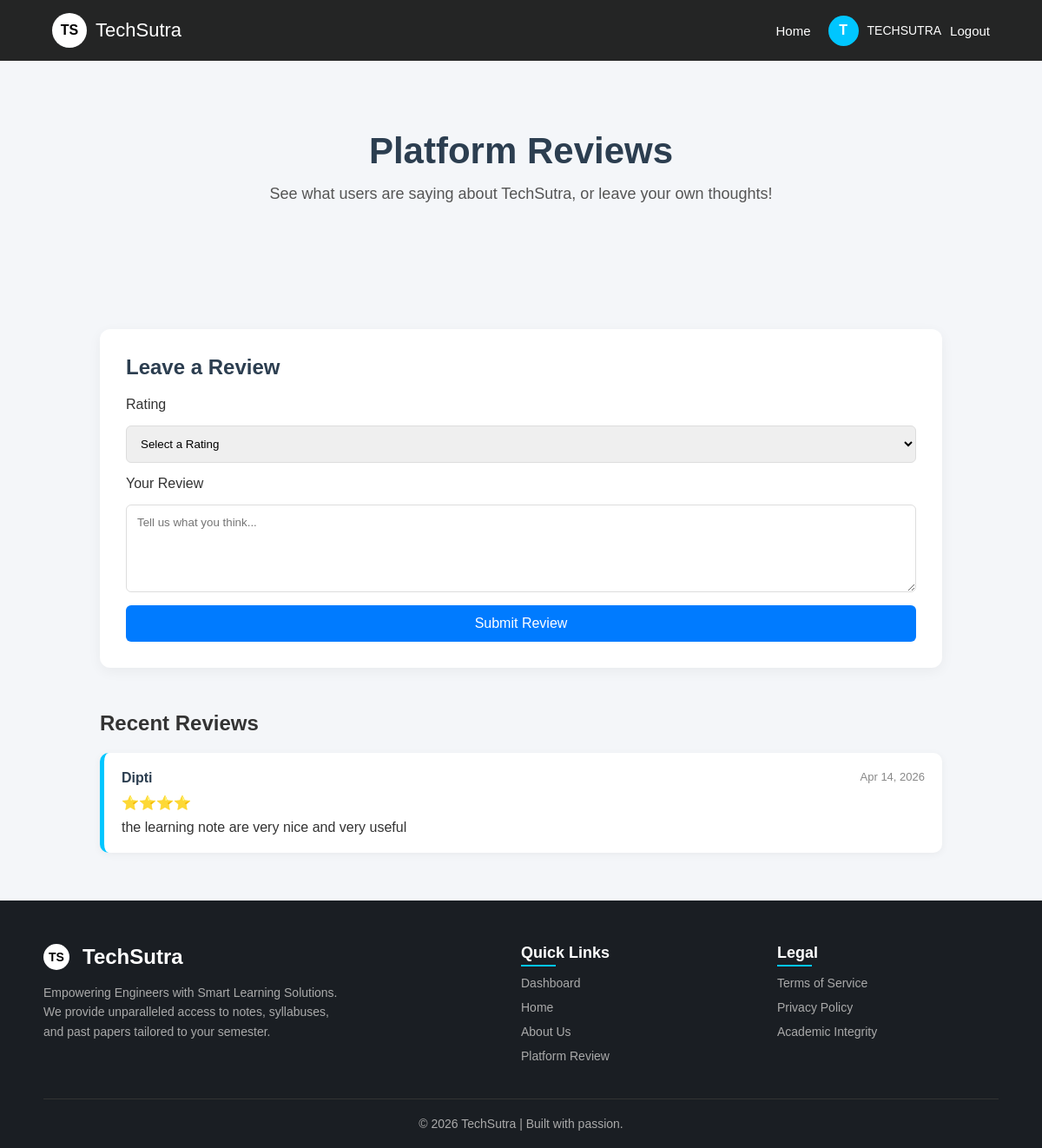
The page /reviews/ (signed in) on the database its author committed.
### TechSutraapp/models.py (models this page shows, shortened)
class PlatformReview(models.Model):
    user = models.ForeignKey(User, on_delete=models.CASCADE)
    rating = models.IntegerField(choices=[(1, '1'), (2, '2'), (3, '3'), (4, '4'), (5, '5')])
    text = models.TextField()
    created_at = models.DateTimeField(auto_now_add=True)

### TechSutraapp/views.py (the view, shortened to what this page needs)
# urls.py: path('reviews/', platform_reviews, name='reviews'),
@login_required(login_url='login')
def platform_reviews(request):
    reviews = PlatformReview.objects.all().order_by('-created_at')
    return render(request, 'TechSutraapp/reviews.html', {'reviews': reviews})

### TechSutraapp/templates/TechSutraapp/reviews.html (shortened to what this page needs)
{% load static %}
<!DOCTYPE html>
<html lang="en">
<head>
    <link rel="stylesheet" href="{% static 'TechSutraapp/css/style.css' %}">
</head>
<body>
<nav class="navbar">
    <div class="brand" onclick="window.location.href='{% url 'home' %}'">
        <div class="brand-logo">TS</div>
        <div class="brand-name">TechSutra</div>
    </div>
        <div class="nav-right" id="navArea">
            <a href="{% url 'home' %}" class="nav-link">Home</a>
        {% if user.is_authenticated %}
            <div class="user-section">
                <div class="user-logo" onclick="window.location.href='{% url 'dashboard' %}'">
                    {{ request.user.username.0|upper }}
                </div>
                <span class="username">{{ request.user.username }}</span>
                <a href="{% url 'logout' %}" class="nav-link">Logout</a>
            </div>
        {% else %}
            <a href="{% url 'login' %}" class="btn login-btn">Login</a>
            <a href="{% url 'register' %}" class="btn login-btn" style="margin-left: 10px;">Register</a>
        {% endif %}
        </div>
</nav>
<div class="hero">
    <h1>Platform Reviews</h1>
    <p>See what users are saying about TechSutra, or leave your own thoughts!</p>
</div>
<div class="review-page-container">
    <div class="review-form-card">
        <h2>Leave a Review</h2>
        <form method="POST">
            <label for="rating">Rating</label>
            <select name="rating" id="rating" required>
                <option value="">Select a Rating</option>
            </select>
            <label for="reviewText">Your Review</label>
            <textarea name="reviewText" id="reviewText" rows="5" placeholder="Tell us what you think..." required></textarea>
            <button type="submit">Submit Review</button>
        </form>
    </div>
    <div class="reviews-list">
        <h2 style="margin-bottom: 20px; color: #333;">Recent Reviews</h2>
        {% for review in reviews %}
        <div class="review-item">
            <div class="review-header">
                <div class="review-user">{{ review.user.username }}</div>
                <div class="review-date">{{ review.created_at|date:"M d, Y" }}</div>
            </div>
            <div class="review-rating">
                {% if review.rating == 4 %}⭐⭐⭐⭐{% endif %}
            </div>
            <div class="review-text">
                {{ review.text }}
            </div>
        </div>
        {% empty %}
        <div class="review-item" style="text-align: center; color: #666;">
            No reviews yet! Be the first to tell us what you think.
        </div>
        {% endfor %}
    </div>
</div>
{% include 'TechSutraapp/footer.html' %}
</body>
</html>

### static/TechSutraapp/css/style.css (style rules this page uses)
* { margin: 0; padding: 0; box-sizing: border-box; font-family: Arial, Helvetica, sans-serif; }
body { background: #f4f6f9; color: #333; display: flex; flex-direction: column; min-height: 100vh; }
.navbar { display: flex; justify-content: space-between; align-items: center; padding: 15px 60px; background-color: rgba(0, 0, 0, 0.85); color: white; }
.brand { display: flex; align-items: center; cursor: pointer; }
.brand-logo { width: 40px; height: 40px; background: white; color: black; font-weight: bold; border-radius: 50%; display: flex; align-items: center; justify-content: center; margin-right: 10px; }
.brand-name { font-size: 22px; }
.nav-right { display: flex; align-items: center; gap: 20px; }
.nav-link { text-decoration: none; color: white; font-size: 15px; }
.user-section { display: flex; align-items: center; gap: 10px; }
.user-logo { width: 35px; height: 35px; background: #00c6ff; border-radius: 50%; display: flex; align-items: center; justify-content: center; font-weight: bold; cursor: pointer; }
.username { font-size: 14px; }
.hero { flex: 1; text-align: center; padding: 80px 20px; }
.hero h1 { font-size: 42px; margin-bottom: 15px; color: #2c3e50; }
.hero p { font-size: 18px; margin-bottom: 25px; color: #555; }
main, .hero, .resource-section, .dashboard-container, .pdf-container { flex: 1; }

### TechSutraapp/templates/TechSutraapp/reviews.html (style rules this page uses)
.review-page-container { max-width: 1000px; margin: 40px auto; display: flex; flex-direction: column; gap: 30px; padding: 0 15px; width: 100%; }
.review-form-card { background: white; padding: 30px; border-radius: 12px; box-shadow: 0 4px 15px rgba(0,0,0,0.05); width: 100%; box-sizing: border-box; }
.review-form-card h2 { margin-bottom: 20px; color: #2c3e50; }
.review-form-card form { display: flex; flex-direction: column; gap: 15px; width: 100%; padding: 0; margin: 0; max-width: none; }
.review-form-card textarea, .review-form-card select { width: 100%; padding: 12px; border: 1px solid #ddd; border-radius: 6px; font-family: inherit; }
.review-form-card button { background: #007bff; color: white; padding: 12px; border: none; border-radius: 6px; cursor: pointer; font-size: 16px; transition: 0.3s; }
.reviews-list { margin-top: 20px; width: 100%; }
.review-item { background: white; padding: 20px; border-radius: 10px; box-shadow: 0 2px 10px rgba(0,0,0,0.05); margin-bottom: 15px; border-left: 5px solid #00c6ff; width: 100%; box-sizing: border-box; }
.review-header { display: flex; justify-content: space-between; margin-bottom: 10px; }
.review-user { font-weight: bold; color: #2c3e50; }
.review-date { font-size: 13px; color: #888; }
.review-rating { color: #f39c12; margin-bottom: 10px; }

### rows shown on the page
PlatformReview: user.username "Dipti", created_at "Apr 14, 2026", text "the learning note are very nice and very useful"

### other values the page prints
{{ request.user.username.0|upper }} "T"
{{ request.user.username }} "TECHSUTRA"
